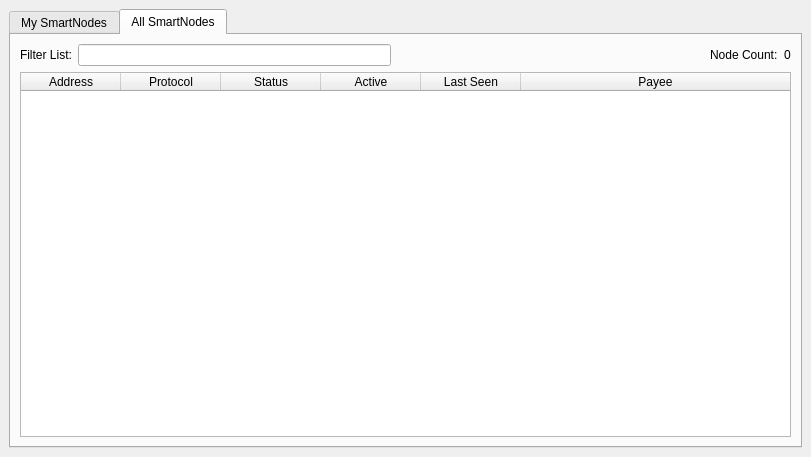
<?xml version="1.0" encoding="UTF-8"?>
<ui version="4.0">
 <class>SmartnodeList</class>
 <widget class="QWidget" name="SmartnodeList">
  <property name="geometry">
   <rect>
    <x>0</x>
    <y>0</y>
    <width>811</width>
    <height>457</height>
   </rect>
  </property>
  <property name="windowTitle">
   <string>Form</string>
  </property>
  <layout class="QVBoxLayout" name="topLayout">
   <property name="leftMargin">
    <number>9</number>
   </property>
   <property name="topMargin">
    <number>9</number>
   </property>
   <property name="rightMargin">
    <number>9</number>
   </property>
   <property name="bottomMargin">
    <number>9</number>
   </property>
   <item>
    <layout class="QVBoxLayout" name="verticalLayout">
     <property name="bottomMargin">
      <number>0</number>
     </property>
     <item>
      <widget class="QTabWidget" name="tabWidget">
       <property name="currentIndex">
        <number>1</number>
       </property>
       <widget class="QWidget" name="tabMySmartnodes">
        <attribute name="title">
         <string>My SmartNodes</string>
        </attribute>
        <layout class="QGridLayout" name="gridLayout_2">
         <item row="0" column="0">
          <layout class="QVBoxLayout" name="verticalLayout_2">
           <property name="bottomMargin">
            <number>0</number>
           </property>
           <item>
            <layout class="QHBoxLayout" name="horizontalLayout_note">
             <property name="bottomMargin">
              <number>0</number>
             </property>
             <item>
              <widget class="QLabel" name="updateNote">
               <property name="text">
                <string>Note: Status of your smartnodes in local wallet can potentially be slightly incorrect.&lt;br /&gt;Always wait for wallet to sync additional data and then double check from another node&lt;br /&gt;if your smartnode should be running but you still do not see &quot;ENABLED&quot; in &quot;Status&quot; field.</string>
               </property>
              </widget>
             </item>
            </layout>
           </item>
           <item>
            <widget class="QTableWidget" name="tableWidgetMySmartnodes">
             <property name="minimumSize">
              <size>
               <width>695</width>
               <height>0</height>
              </size>
             </property>
             <property name="editTriggers">
              <set>QAbstractItemView::NoEditTriggers</set>
             </property>
             <property name="alternatingRowColors">
              <bool>true</bool>
             </property>
             <property name="selectionMode">
              <enum>QAbstractItemView::SingleSelection</enum>
             </property>
             <property name="selectionBehavior">
              <enum>QAbstractItemView::SelectRows</enum>
             </property>
             <property name="sortingEnabled">
              <bool>true</bool>
             </property>
             <attribute name="horizontalHeaderStretchLastSection">
              <bool>true</bool>
             </attribute>
             <column>
              <property name="text">
               <string>Alias</string>
              </property>
             </column>
             <column>
              <property name="text">
               <string>Address</string>
              </property>
             </column>
             <column>
              <property name="text">
               <string>Protocol</string>
              </property>
             </column>
             <column>
              <property name="text">
               <string>Status</string>
              </property>
             </column>
             <column>
              <property name="text">
               <string>Active</string>
              </property>
             </column>
             <column>
              <property name="text">
               <string>Last Seen</string>
              </property>
             </column>
             <column>
              <property name="text">
               <string>Payee</string>
              </property>
             </column>
            </widget>
           </item>
           <item>
            <layout class="QHBoxLayout" name="horizontalLayout_5">
             <property name="bottomMargin">
              <number>0</number>
             </property>
             <item>
              <widget class="QPushButton" name="startButton">
               <property name="text">
                <string>S&amp;tart alias</string>
               </property>
              </widget>
             </item>
              <item>
              <widget class="QPushButton" name="startAllButton">
               <property name="text">
                <string>Start &amp;all</string>
               </property>
              </widget>
             </item>
             <item>
              <widget class="QPushButton" name="startMissingButton">
               <property name="text">
                <string>Start &amp;MISSING</string>
               </property>
              </widget>
             </item>
             <item>
              <widget class="QPushButton" name="UpdateButton">
               <property name="text">
                <string>&amp;Update status</string>
               </property>
              </widget>
             </item>
             <item>
              <widget class="QLabel" name="autoupdate_label">
               <property name="text">
                <string>Status will be updated automatically in (sec):</string>
               </property>
              </widget>
             </item>
             <item>
              <widget class="QLabel" name="secondsLabel">
               <property name="text">
                <string>0</string>
               </property>
              </widget>
             </item>
             <item>
              <spacer name="horizontalSpacer_5">
               <property name="orientation">
                <enum>Qt::Horizontal</enum>
               </property>
               <property name="sizeHint" stdset="0">
                <size>
                 <width>40</width>
                 <height>20</height>
                </size>
               </property>
              </spacer>
             </item>
            </layout>
           </item>
          </layout>
         </item>
        </layout>
       </widget>
       <widget class="QWidget" name="tabAllSmartnodes">
        <attribute name="title">
         <string>All SmartNodes</string>
        </attribute>
        <layout class="QGridLayout" name="gridLayout">
         <item row="1" column="0">
          <widget class="QTableWidget" name="tableWidgetSmartnodes">
           <property name="editTriggers">
            <set>QAbstractItemView::NoEditTriggers</set>
           </property>
           <property name="alternatingRowColors">
            <bool>true</bool>
           </property>
           <property name="selectionBehavior">
            <enum>QAbstractItemView::SelectRows</enum>
           </property>
           <property name="sortingEnabled">
            <bool>true</bool>
           </property>
           <attribute name="horizontalHeaderStretchLastSection">
            <bool>true</bool>
           </attribute>
           <column>
            <property name="text">
             <string>Address</string>
            </property>
           </column>
           <column>
            <property name="text">
             <string>Protocol</string>
            </property>
           </column>
           <column>
            <property name="text">
             <string>Status</string>
            </property>
           </column>
           <column>
            <property name="text">
             <string>Active</string>
            </property>
           </column>
           <column>
            <property name="text">
             <string>Last Seen</string>
            </property>
           </column>
           <column>
            <property name="text">
             <string>Payee</string>
            </property>
           </column>
          </widget>
         </item>
         <item row="0" column="0">
          <layout class="QHBoxLayout" name="horizontalLayout_3">
           <property name="bottomMargin">
            <number>0</number>
           </property>
           <item>
            <widget class="QLabel" name="label_filter">
             <property name="text">
              <string>Filter List:</string>
             </property>
            </widget>
           </item>
           <item>
            <widget class="QLineEdit" name="filterLineEdit">
             <property name="toolTip">
              <string>Filter smartnode list</string>
             </property>
            </widget>
           </item>
           <item>
            <spacer name="horizontalSpacer_3">
             <property name="orientation">
              <enum>Qt::Horizontal</enum>
             </property>
             <property name="sizeHint" stdset="0">
              <size>
               <width>10</width>
               <height>20</height>
              </size>
             </property>
            </spacer>
           </item>
           <item>
            <widget class="QLabel" name="label_count">
             <property name="text">
              <string>Node Count:</string>
             </property>
            </widget>
           </item>
           <item>
            <widget class="QLabel" name="countLabel">
             <property name="text">
              <string>0</string>
             </property>
            </widget>
           </item>
          </layout>
         </item>
        </layout>
       </widget>
      </widget>
     </item>
    </layout>
   </item>
  </layout>
 </widget>
 <resources/>
 <connections/>
</ui>
